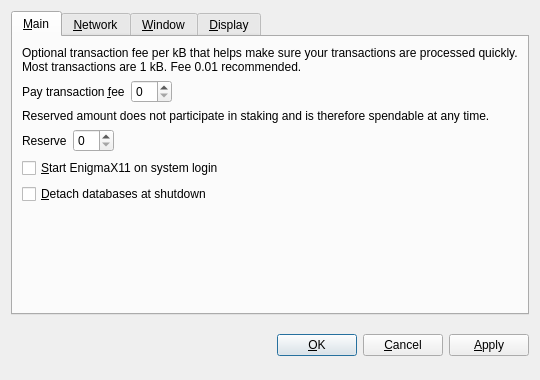
<?xml version="1.0" encoding="UTF-8"?>
<ui version="4.0">
 <class>OptionsDialog</class>
 <widget class="QDialog" name="OptionsDialog">
  <property name="geometry">
   <rect>
    <x>0</x>
    <y>0</y>
    <width>540</width>
    <height>380</height>
   </rect>
  </property>
  <property name="windowTitle">
   <string>Options</string>
  </property>
  <property name="modal">
   <bool>true</bool>
  </property>
  <layout class="QVBoxLayout" name="verticalLayout">
   <item>
    <widget class="QTabWidget" name="tabWidget">
     <property name="tabPosition">
      <enum>QTabWidget::North</enum>
     </property>
     <property name="currentIndex">
      <number>0</number>
     </property>
     <widget class="QWidget" name="tabMain">
      <attribute name="title">
       <string>&amp;Main</string>
      </attribute>
      <layout class="QVBoxLayout" name="verticalLayout_Main">
       <item>
        <widget class="QLabel" name="transactionFeeInfoLabel">
         <property name="text">
          <string>Optional transaction fee per kB that helps make sure your transactions are processed quickly. Most transactions are 1 kB. Fee 0.01 recommended.</string>
         </property>
         <property name="textFormat">
          <enum>Qt::PlainText</enum>
         </property>
         <property name="wordWrap">
          <bool>true</bool>
         </property>
        </widget>
       </item>
       <item>
        <layout class="QHBoxLayout" name="horizontalLayoutFee">
         <item>
          <widget class="QLabel" name="transactionFeeLabel">
           <property name="text">
            <string>Pay transaction &amp;fee</string>
           </property>
           <property name="textFormat">
            <enum>Qt::PlainText</enum>
           </property>
           <property name="buddy">
            <cstring>transactionFee</cstring>
           </property>
          </widget>
         </item>
         <item>
          <widget class="BitcoinAmountField" name="transactionFee"/>
         </item>
         <item>
          <spacer name="horizontalSpacerFee">
           <property name="orientation">
            <enum>Qt::Horizontal</enum>
           </property>
           <property name="sizeHint" stdset="0">
            <size>
             <width>40</width>
             <height>20</height>
            </size>
           </property>
          </spacer>
         </item>
        </layout>
       </item>
       <item>
        <widget class="QLabel" name="reserveBalanceInfoLabel">
         <property name="text">
          <string>Reserved amount does not participate in staking and is therefore spendable at any time.</string>
         </property>
         <property name="textFormat">
          <enum>Qt::PlainText</enum>
         </property>
         <property name="wordWrap">
          <bool>true</bool>
         </property>
        </widget>
       </item>
       <item>
        <layout class="QHBoxLayout" name="horizontalLayoutReserveBalance">
         <item>
          <widget class="QLabel" name="reserveBalanceLabel">
           <property name="text">
            <string>Reserve</string>
           </property>
           <property name="textFormat">
            <enum>Qt::PlainText</enum>
           </property>
           <property name="buddy">
            <cstring>reserveBalance</cstring>
           </property>
          </widget>
         </item>
         <item>
          <widget class="BitcoinAmountField" name="reserveBalance"/>
         </item>
         <item>
          <spacer name="horizontalSpacerReserveBalance">
           <property name="orientation">
            <enum>Qt::Horizontal</enum>
           </property>
           <property name="sizeHint" stdset="0">
            <size>
             <width>40</width>
             <height>20</height>
            </size>
           </property>
          </spacer>
         </item>
        </layout>
       </item>
       <item>
        <widget class="QCheckBox" name="bitcoinAtStartup">
         <property name="toolTip">
          <string>Automatically start EnigmaX11 after logging in to the system.</string>
         </property>
         <property name="text">
          <string>&amp;Start EnigmaX11 on system login</string>
         </property>
        </widget>
       </item>
       <item>
        <widget class="QCheckBox" name="detachDatabases">
         <property name="toolTip">
          <string>Detach block and address databases at shutdown. This means they can be moved to another data directory, but it slows down shutdown. The wallet is always detached.</string>
         </property>
         <property name="text">
          <string>&amp;Detach databases at shutdown</string>
         </property>
        </widget>
       </item>
       <item>
        <spacer name="verticalSpacer_Main">
         <property name="orientation">
          <enum>Qt::Vertical</enum>
         </property>
         <property name="sizeHint" stdset="0">
          <size>
           <width>20</width>
           <height>40</height>
          </size>
         </property>
        </spacer>
       </item>
      </layout>
     </widget>
     <widget class="QWidget" name="tabNetwork">
      <attribute name="title">
       <string>&amp;Network</string>
      </attribute>
      <layout class="QVBoxLayout" name="verticalLayout_Network">
       <item>
        <widget class="QCheckBox" name="mapPortUpnp">
         <property name="toolTip">
          <string>Automatically open the EnigmaX11 client port on the router. This only works when your router supports UPnP and it is enabled.</string>
         </property>
         <property name="text">
          <string>Map port using &amp;UPnP</string>
         </property>
        </widget>
       </item>
       <item>
        <widget class="QCheckBox" name="connectSocks">
         <property name="toolTip">
          <string>Connect to the EnigmaX11 network through a SOCKS proxy (e.g. when connecting through Tor).</string>
         </property>
         <property name="text">
          <string>&amp;Connect through SOCKS proxy:</string>
         </property>
        </widget>
       </item>
       <item>
        <layout class="QHBoxLayout" name="horizontalLayout_Network">
         <item>
          <widget class="QLabel" name="proxyIpLabel">
           <property name="text">
            <string>Proxy &amp;IP:</string>
           </property>
           <property name="textFormat">
            <enum>Qt::PlainText</enum>
           </property>
           <property name="buddy">
            <cstring>proxyIp</cstring>
           </property>
          </widget>
         </item>
         <item>
          <widget class="QValidatedLineEdit" name="proxyIp">
           <property name="maximumSize">
            <size>
             <width>140</width>
             <height>16777215</height>
            </size>
           </property>
           <property name="toolTip">
            <string>IP address of the proxy (e.g. 127.0.0.1)</string>
           </property>
          </widget>
         </item>
         <item>
          <widget class="QLabel" name="proxyPortLabel">
           <property name="text">
            <string>&amp;Port:</string>
           </property>
           <property name="textFormat">
            <enum>Qt::PlainText</enum>
           </property>
           <property name="buddy">
            <cstring>proxyPort</cstring>
           </property>
          </widget>
         </item>
         <item>
          <widget class="QLineEdit" name="proxyPort">
           <property name="maximumSize">
            <size>
             <width>55</width>
             <height>16777215</height>
            </size>
           </property>
           <property name="toolTip">
            <string>Port of the proxy (e.g. 9050)</string>
           </property>
          </widget>
         </item>
         <item>
          <widget class="QLabel" name="socksVersionLabel">
           <property name="text">
            <string>SOCKS &amp;Version:</string>
           </property>
           <property name="textFormat">
            <enum>Qt::PlainText</enum>
           </property>
           <property name="buddy">
            <cstring>socksVersion</cstring>
           </property>
          </widget>
         </item>
         <item>
          <widget class="QValueComboBox" name="socksVersion">
           <property name="toolTip">
            <string>SOCKS version of the proxy (e.g. 5)</string>
           </property>
          </widget>
         </item>
         <item>
          <spacer name="horizontalSpacer_Network">
           <property name="orientation">
            <enum>Qt::Horizontal</enum>
           </property>
           <property name="sizeHint" stdset="0">
            <size>
             <width>40</width>
             <height>20</height>
            </size>
           </property>
          </spacer>
         </item>
        </layout>
       </item>
       <item>
        <spacer name="verticalSpacer_Network">
         <property name="orientation">
          <enum>Qt::Vertical</enum>
         </property>
         <property name="sizeHint" stdset="0">
          <size>
           <width>20</width>
           <height>40</height>
          </size>
         </property>
        </spacer>
       </item>
      </layout>
     </widget>
     <widget class="QWidget" name="tabWindow">
      <attribute name="title">
       <string>&amp;Window</string>
      </attribute>
      <layout class="QVBoxLayout" name="verticalLayout_Window">
       <item>
        <widget class="QCheckBox" name="minimizeToTray">
         <property name="toolTip">
          <string>Show only a tray icon after minimizing the window.</string>
         </property>
         <property name="text">
          <string>&amp;Minimize to the tray instead of the taskbar</string>
         </property>
        </widget>
       </item>
       <item>
        <widget class="QCheckBox" name="minimizeOnClose">
         <property name="toolTip">
          <string>Minimize instead of exit the application when the window is closed. When this option is enabled, the application will be closed only after selecting Quit in the menu.</string>
         </property>
         <property name="text">
          <string>M&amp;inimize on close</string>
         </property>
        </widget>
       </item>
       <item>
        <spacer name="verticalSpacer_Window">
         <property name="orientation">
          <enum>Qt::Vertical</enum>
         </property>
         <property name="sizeHint" stdset="0">
          <size>
           <width>20</width>
           <height>40</height>
          </size>
         </property>
        </spacer>
       </item>
      </layout>
     </widget>
     <widget class="QWidget" name="tabDisplay">
      <attribute name="title">
       <string>&amp;Display</string>
      </attribute>
      <layout class="QVBoxLayout" name="verticalLayout_Display">
       <item>
        <layout class="QHBoxLayout" name="horizontalLayout_1_Display">
         <item>
          <widget class="QLabel" name="langLabel">
           <property name="text">
            <string>User Interface &amp;language:</string>
           </property>
           <property name="textFormat">
            <enum>Qt::PlainText</enum>
           </property>
           <property name="buddy">
            <cstring>lang</cstring>
           </property>
          </widget>
         </item>
         <item>
          <widget class="QValueComboBox" name="lang">
           <property name="toolTip">
            <string>The user interface language can be set here. This setting will take effect after restarting EnigmaX11.</string>
           </property>
          </widget>
         </item>
        </layout>
       </item>
       <item>
        <layout class="QHBoxLayout" name="horizontalLayout_2_Display">
         <item>
          <widget class="QLabel" name="unitLabel">
           <property name="text">
            <string>&amp;Unit to show amounts in:</string>
           </property>
           <property name="textFormat">
            <enum>Qt::PlainText</enum>
           </property>
           <property name="buddy">
            <cstring>unit</cstring>
           </property>
          </widget>
         </item>
         <item>
          <widget class="QValueComboBox" name="unit">
           <property name="toolTip">
            <string>Choose the default subdivision unit to show in the interface and when sending coins.</string>
           </property>
          </widget>
         </item>
        </layout>
       </item>
       <item>
        <widget class="QCheckBox" name="displayAddresses">
         <property name="toolTip">
          <string>Whether to show EnigmaX11 addresses in the transaction list or not.</string>
         </property>
         <property name="text">
          <string>&amp;Display addresses in transaction list</string>
         </property>
        </widget>
       </item>
       <item>
        <widget class="QCheckBox" name="coinControlFeatures">
         <property name="toolTip">
          <string>Whether to show coin control features or not.</string>
         </property>
         <property name="text">
          <string>Display coin &amp;control features (experts only!)</string>
         </property>
        </widget>
       </item>
       <item>
        <spacer name="verticalSpacer_Display">
         <property name="orientation">
          <enum>Qt::Vertical</enum>
         </property>
         <property name="sizeHint" stdset="0">
          <size>
           <width>20</width>
           <height>40</height>
          </size>
         </property>
        </spacer>
       </item>
      </layout>
     </widget>
    </widget>
   </item>
   <item>
    <layout class="QHBoxLayout" name="horizontalLayout_Buttons">
     <item>
      <spacer name="horizontalSpacer_1">
       <property name="orientation">
        <enum>Qt::Horizontal</enum>
       </property>
       <property name="sizeHint" stdset="0">
        <size>
         <width>40</width>
         <height>48</height>
        </size>
       </property>
      </spacer>
     </item>
     <item>
      <widget class="QLabel" name="statusLabel">
       <property name="font">
        <font>
         <weight>75</weight>
         <bold>true</bold>
        </font>
       </property>
       <property name="text">
        <string/>
       </property>
       <property name="textFormat">
        <enum>Qt::PlainText</enum>
       </property>
       <property name="wordWrap">
        <bool>true</bool>
       </property>
      </widget>
     </item>
     <item>
      <spacer name="horizontalSpacer_2">
       <property name="orientation">
        <enum>Qt::Horizontal</enum>
       </property>
       <property name="sizeHint" stdset="0">
        <size>
         <width>40</width>
         <height>48</height>
        </size>
       </property>
      </spacer>
     </item>
     <item>
      <widget class="QPushButton" name="okButton">
       <property name="text">
        <string>&amp;OK</string>
       </property>
      </widget>
     </item>
     <item>
      <widget class="QPushButton" name="cancelButton">
       <property name="text">
        <string>&amp;Cancel</string>
       </property>
       <property name="autoDefault">
        <bool>false</bool>
       </property>
      </widget>
     </item>
     <item>
      <widget class="QPushButton" name="applyButton">
       <property name="text">
        <string>&amp;Apply</string>
       </property>
       <property name="autoDefault">
        <bool>false</bool>
       </property>
      </widget>
     </item>
    </layout>
   </item>
  </layout>
 </widget>
 <customwidgets>
  <customwidget>
   <class>BitcoinAmountField</class>
   <extends>QSpinBox</extends>
   <header>bitcoinamountfield.h</header>
  </customwidget>
  <customwidget>
   <class>QValueComboBox</class>
   <extends>QComboBox</extends>
   <header>qvaluecombobox.h</header>
  </customwidget>
  <customwidget>
   <class>QValidatedLineEdit</class>
   <extends>QLineEdit</extends>
   <header>qvalidatedlineedit.h</header>
  </customwidget>
 </customwidgets>
 <resources/>
 <connections/>
</ui>
